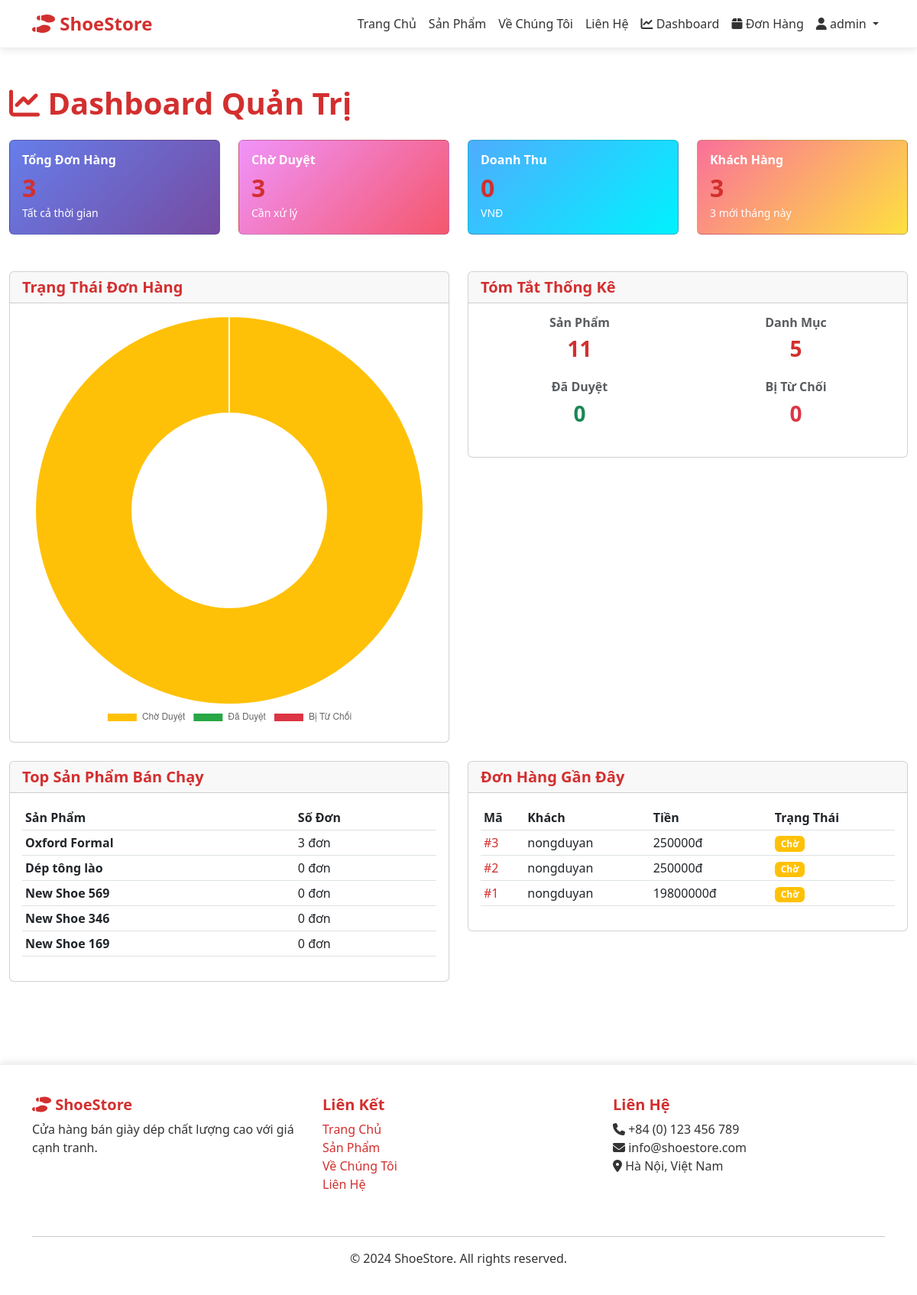
The page /dashboard/ (signed in) on the database its author committed.
### store/models.py (models this page shows, shortened)
class Product(models.Model):
    name = models.CharField(max_length=300)
    description = models.TextField()
    price = models.DecimalField(max_digits=10, decimal_places=2, validators=[MinValueValidator(0)])
    category = models.ForeignKey(Category, on_delete=models.CASCADE, related_name='products')
    shoe_type = models.CharField(max_length=20, choices=SHOE_TYPE_CHOICES)
    size = models.CharField(max_length=10, help_text="e.g., 36, 37, 38...")
    color = models.CharField(max_length=50)
    material = models.CharField(max_length=100)
    brand = models.CharField(max_length=100)
    quantity_in_stock = models.IntegerField(default=0, validators=[MinValueValidator(0)])
    image = models.ImageField(upload_to='products/', blank=True)
    image_alt = models.CharField(max_length=200, blank=True)
    average_rating = models.FloatField(default=0, validators=[MinValueValidator(0)])
    total_reviews = models.IntegerField(default=0)
    is_featured = models.BooleanField(default=False)
    is_active = models.BooleanField(default=True)
    created_at = models.DateTimeField(auto_now_add=True)
    updated_at = models.DateTimeField(auto_now=True)
    class Meta:
        ordering = ['-created_at']
        indexes = [
            models.Index(fields=['name', 'category']),
            models.Index(fields=['price']),
        ]

class Order(models.Model):
    customer = models.ForeignKey(User, on_delete=models.CASCADE, related_name='orders')
    product = models.ForeignKey(Product, on_delete=models.CASCADE, related_name='orders')
    quantity = models.IntegerField(validators=[MinValueValidator(1)])
    total_price = models.DecimalField(max_digits=10, decimal_places=2)
    status = models.CharField(max_length=20, choices=STATUS_CHOICES, default='pending')
    notes = models.TextField(blank=True)
    is_active = models.BooleanField(default=True)
    approved_by = models.ForeignKey(User, on_delete=models.SET_NULL, null=True, blank=True, related_name='approved_orders')
    created_at = models.DateTimeField(auto_now_add=True)
    updated_at = models.DateTimeField(auto_now=True)
    approved_date = models.DateTimeField(null=True, blank=True)
    class Meta:
        ordering = ['-created_at']
        permissions = [
            ("can_approve_order", "Can approve orders"),
            ("can_reject_order", "Can reject orders"),
        ]

### store/views.py (the view)
# urls.py: path('dashboard/', views.dashboard, name='dashboard'),
@login_required
def dashboard(request):
    if request.user.profile.user_type != 'admin':
        return redirect('home')
    all_orders = Order.objects.all()
    pending_orders = all_orders.filter(status='pending')
    approved_orders = all_orders.filter(status='approved')
    rejected_orders = all_orders.filter(status='rejected')
    total_revenue = sum([order.total_price for order in approved_orders])
    monthly_revenue = sum([
        order.total_price for order in approved_orders
        if order.approved_date and order.approved_date.month == timezone.now().month
    ])
    top_products = Product.objects.annotate(order_count=Count('orders')).order_by('-order_count')[:5]
    total_products = Product.objects.count()
    total_categories = Category.objects.count()
    total_users = User.objects.count()
    new_users = User.objects.filter(
        date_joined__gte=timezone.now() - timedelta(days=30)
    ).count()
    orders_by_status = {
        'pending': pending_orders.count(),
        'approved': approved_orders.count(),
        'rejected': rejected_orders.count(),
    }
    recent_orders = all_orders.order_by('-created_at')[:10]
    context = {
        'total_orders': all_orders.count(),
        'pending_orders': pending_orders.count(),
        'approved_orders': approved_orders.count(),
        'rejected_orders': rejected_orders.count(),
        'total_revenue': total_revenue,
        'monthly_revenue': monthly_revenue,
        'total_products': total_products,
        'total_categories': total_categories,
        'total_users': total_users,
        'new_users': new_users,
        'top_products': top_products,
        'recent_orders': recent_orders,
        'orders_by_status': orders_by_status,
    }
    return render(request, 'store/dashboard.html', context)

### store/templates/store/dashboard.html (shortened to what this page needs)
{% extends 'store/base.html' %}
{% block content %}
<div class="container-fluid py-5">
    <h1 class="mb-4">
        <i class="fas fa-chart-line"></i> Dashboard Quản Trị
    </h1>
    <div class="row mb-5 g-4">
        <div class="col-md-6 col-lg-3">
            <div class="card text-white h-100" style="background: linear-gradient(135deg, #667eea 0%, #764ba2 100%);">
                <div class="card-body">
                    <h6 class="card-title">Tổng Đơn Hàng</h6>
                    <h2 class="mb-0">{{ total_orders }}</h2>
                    <small>Tất cả thời gian</small>
                </div>
            </div>
        </div>
        <div class="col-md-6 col-lg-3">
            <div class="card text-white h-100" style="background: linear-gradient(135deg, #f093fb 0%, #f5576c 100%);">
                <div class="card-body">
                    <h6 class="card-title">Chờ Duyệt</h6>
                    <h2 class="mb-0">{{ pending_orders }}</h2>
                    <small>Cần xử lý</small>
                </div>
            </div>
        </div>
        <div class="col-md-6 col-lg-3">
            <div class="card text-white h-100" style="background: linear-gradient(135deg, #4facfe 0%, #00f2fe 100%);">
                <div class="card-body">
                    <h6 class="card-title">Doanh Thu</h6>
                    <h2 class="mb-0">{{ total_revenue|floatformat:0 }}</h2>
                    <small>VNĐ</small>
                </div>
            </div>
        </div>
        <div class="col-md-6 col-lg-3">
            <div class="card text-white h-100" style="background: linear-gradient(135deg, #fa709a 0%, #fee140 100%);">
                <div class="card-body">
                    <h6 class="card-title">Khách Hàng</h6>
                    <h2 class="mb-0">{{ total_users }}</h2>
                    <small>{{ new_users }} mới tháng này</small>
                </div>
            </div>
        </div>
    </div>
    <div class="row g-4">
        <div class="col-lg-6">
            <div class="card">
                <div class="card-header">
                    <h5 class="mb-0">Trạng Thái Đơn Hàng</h5>
                </div>
                <div class="card-body">
                    <canvas id="orderStatusChart"></canvas>
                </div>
            </div>
        </div>
        <div class="col-lg-6">
            <div class="card">
                <div class="card-header">
                    <h5 class="mb-0">Tóm Tắt Thống Kê</h5>
                </div>
                <div class="card-body">
                    <div class="row text-center">
                        <div class="col-md-6 mb-3">
                            <h6 class="text-muted">Sản Phẩm</h6>
                            <h3>{{ total_products }}</h3>
                        </div>
                        <div class="col-md-6 mb-3">
                            <h6 class="text-muted">Danh Mục</h6>
                            <h3>{{ total_categories }}</h3>
                        </div>
                        <div class="col-md-6 mb-3">
                            <h6 class="text-muted">Đã Duyệt</h6>
                            <h3 class="text-success">{{ approved_orders }}</h3>
                        </div>
                        <div class="col-md-6 mb-3">
                            <h6 class="text-muted">Bị Từ Chối</h6>
                            <h3 class="text-danger">{{ rejected_orders }}</h3>
                        </div>
                    </div>
                </div>
            </div>
        </div>
    </div>
    <div class="row mt-4">
        <div class="col-lg-6">
            <div class="card">
                <div class="card-header">
                    <h5 class="mb-0">Top Sản Phẩm Bán Chạy</h5>
                </div>
                <div class="card-body">
                    <table class="table table-sm">
                        <thead>
                            <tr>
                                <th>Sản Phẩm</th>
                                <th>Số Đơn</th>
                            </tr>
                        </thead>
                        <tbody>
                            {% for product in top_products %}
                            <tr>
                                <td><strong>{{ product.name }}</strong></td>
                                <td>{{ product.order_count }} đơn</td>
                            </tr>
                            {% empty %}
                            <tr>
                                <td colspan="2" class="text-muted text-center">Chưa có dữ liệu</td>
                            </tr>
                            {% endfor %}
                        </tbody>
                    </table>
                </div>
            </div>
        </div>
        <div class="col-lg-6">
            <div class="card">
                <div class="card-header">
                    <h5 class="mb-0">Đơn Hàng Gần Đây</h5>
                </div>
                <div class="card-body" style="max-height: 400px; overflow-y: auto;">
                    <table class="table table-sm table-hover">
                        <thead>
                            <tr>
                                <th>Mã</th>
                                <th>Khách</th>
                                <th>Tiền</th>
                                <th>Trạng Thái</th>
                            </tr>
                        </thead>
                        <tbody>
                            {% for order in recent_orders %}
                            <tr>
                                <td><a href="{% url 'order_detail' order.pk %}" class="text-decoration-none">#{{ order.id }}</a></td>
                                <td>{{ order.customer.first_name|default:order.customer.username }}</td>
                                <td>{{ order.total_price|floatformat:0 }}đ</td>
                                <td>
                                    {% if order.status == 'pending' %}
                                    <span class="badge bg-warning">Chờ</span>
                                    {% elif order.status == 'approved' %}
                                    <span class="badge bg-success">OK</span>
                                    {% else %}
                                    <span class="badge bg-danger">X</span>
                                    {% endif %}
                                </td>
                            </tr>
                            {% endfor %}
                        </tbody>
                    </table>
                </div>
            </div>
        </div>
    </div>
</div>
<script>
// Order Status Chart
const ctxOrderStatus = document.getElementById('orderStatusChart');
if (ctxOrderStatus) {
    const pendingOrders = {{ orders_by_status.pending|default:0 }};
    const approvedOrders = {{ orders_by_status.approved|default:0 }};
    const rejectedOrders = {{ orders_by_status.rejected|default:0 }};
    new Chart(ctxOrderStatus, {
        type: 'doughnut',
        data: {
            labels: ['Chờ Duyệt', 'Đã Duyệt', 'Bị Từ Chối'],
            datasets: [{
                data: [pendingOrders, approvedOrders, rejectedOrders],
                backgroundColor: ['#ffc107', '#28a745', '#dc3545'],
                borderColor: '#fff',
                borderWidth: 2
            }]
        },
        options: {
            responsive: true,
            plugins: {
                legend: {
                    position: 'bottom',
                }
            }
        }
    });
}
</script>
{% endblock %}

### store/templates/store/base.html (shortened to what this page needs)
<!DOCTYPE html>
<html lang="vi">
<head>
    <link href="https://cdn.jsdelivr.net/npm/bootstrap@5.3.0/dist/css/bootstrap.min.css" rel="stylesheet">
    <link rel="stylesheet" href="https://cdnjs.cloudflare.com/ajax/libs/font-awesome/6.4.0/css/all.min.css">
</head>
<body>
    <nav class="navbar navbar-expand-lg navbar-dark sticky-top">
        <div class="container">
            <a class="navbar-brand" href="{% url 'home' %}">
                <i class="fas fa-shoe-prints"></i> ShoeStore
            </a>
            <div class="collapse navbar-collapse" id="navbarNav">
                <ul class="navbar-nav ms-auto">
                    <li class="nav-item">
                        <a class="nav-link" href="{% url 'home' %}">Trang Chủ</a>
                    </li>
                    <li class="nav-item">
                        <a class="nav-link" href="{% url 'product_list' %}">Sản Phẩm</a>
                    </li>
                    <li class="nav-item">
                        <a class="nav-link" href="{% url 'about' %}">Về Chúng Tôi</a>
                    </li>
                    <li class="nav-item">
                        <a class="nav-link" href="{% url 'contact' %}">Liên Hệ</a>
                    </li>
                    {% if user.is_authenticated %}
                        {% if user.profile.user_type == 'admin' %}
                        <li class="nav-item">
                            <a class="nav-link" href="{% url 'dashboard' %}">
                                <i class="fas fa-chart-line"></i> Dashboard
                            </a>
                        </li>
                        {% endif %}
                        <li class="nav-item">
                            <a class="nav-link" href="{% url 'order_list' %}">
                                <i class="fas fa-box"></i> Đơn Hàng
                            </a>
                        </li>
                        <li class="nav-item dropdown">
                            <a class="nav-link dropdown-toggle" href="#" id="userDropdown" role="button" data-bs-toggle="dropdown">
                                <i class="fas fa-user"></i> {{ user.first_name|default:user.username }}
                            </a>
                        </li>
                    {% endif %}
                </ul>
            </div>
        </div>
    </nav>
    <main>
        {% block content %}{% endblock %}
    </main>
    <footer>
        <div class="container">
            <div class="row">
                <div class="col-md-4 mb-4">
                    <h5><i class="fas fa-shoe-prints"></i> ShoeStore</h5>
                    <p>Cửa hàng bán giày dép chất lượng cao với giá cạnh tranh.</p>
                </div>
                <div class="col-md-4 mb-4">
                    <h5>Liên Kết</h5>
                    <ul class="list-unstyled">
                        <li><a href="{% url 'home' %}">Trang Chủ</a></li>
                        <li><a href="{% url 'product_list' %}">Sản Phẩm</a></li>
                        <li><a href="{% url 'about' %}">Về Chúng Tôi</a></li>
                        <li><a href="{% url 'contact' %}">Liên Hệ</a></li>
                    </ul>
                </div>
                <div class="col-md-4 mb-4">
                    <h5>Liên Hệ</h5>
                    <p>
                        <i class="fas fa-phone"></i> +84 (0) 123 456 789<br>
                        <i class="fas fa-envelope"></i> info@shoestore.com<br>
                        <i class="fas fa-map-marker-alt"></i> Hà Nội, Việt Nam
                    </p>
                </div>
            </div>
            <hr>
            <div class="text-center">
                <p>&copy; 2024 ShoeStore. All rights reserved.</p>
            </div>
        </div>
    </footer>
</body>
</html>

### store/templates/store/base.html (style rules this page uses)
:root { --primary-color: #667eea; --secondary-color: #764ba2; --accent-color: #f093fb; --success-color: #00d4ff; --light-bg: #f0f4ff; }
body { font-family: 'Segoe UI', Tahoma, Geneva, Verdana, sans-serif; background: #ffffff; color: #333; min-height: 100vh; }
.navbar { background: #ffffff; box-shadow: 0 2px 10px rgba(0, 0, 0, 0.1); border-bottom: 1px solid #f0f0f0; }
.navbar-brand { font-weight: 700; font-size: 1.5rem; color: #d32f2f !important; text-shadow: none; }
.nav-link { color: #333 !important; transition: color 0.3s, text-shadow 0.3s; font-weight: 500; }
footer { background: #ffffff; color: #333; padding: 40px 0 20px; margin-top: 60px; box-shadow: 0 -2px 10px rgba(0, 0, 0, 0.1); border-top: 1px solid #f0f0f0; }
footer a { color: #d32f2f; text-decoration: none; transition: color 0.3s; }
h1, h2, h3, h4, h5, h6 { color: #d32f2f; font-weight: 700; }
a { color: #d32f2f; transition: color 0.3s; }

### rows shown on the page
Product: name "Oxford Formal", order_count "3"
Product: name "Dép tông lào", order_count "0"
Product: name "New Shoe 569", order_count "0"
Product: name "New Shoe 346", order_count "0"
Product: name "New Shoe 169", order_count "0"
Order: id "3", customer.first_name "nongduyan", total_price "250000", status "Chờ"
Order: id "2", customer.first_name "nongduyan", total_price "250000", status "Chờ"
Order: id "1", customer.first_name "nongduyan", total_price "19800000", status "Chờ"

### other values the page prints
{{ user.first_name|default:user.username }} "admin"
{{ total_orders }} "3"
{{ pending_orders }} "3"
{{ total_revenue|floatformat:0 }} "0"
{{ total_users }} "3"
{{ new_users }} "3"
{{ total_products }} "11"
{{ total_categories }} "5"
{{ approved_orders }} "0"
{{ rejected_orders }} "0"
chart data {{ orders_by_status.approved|default:0 }} 0
chart data {{ orders_by_status.rejected|default:0 }} 0
